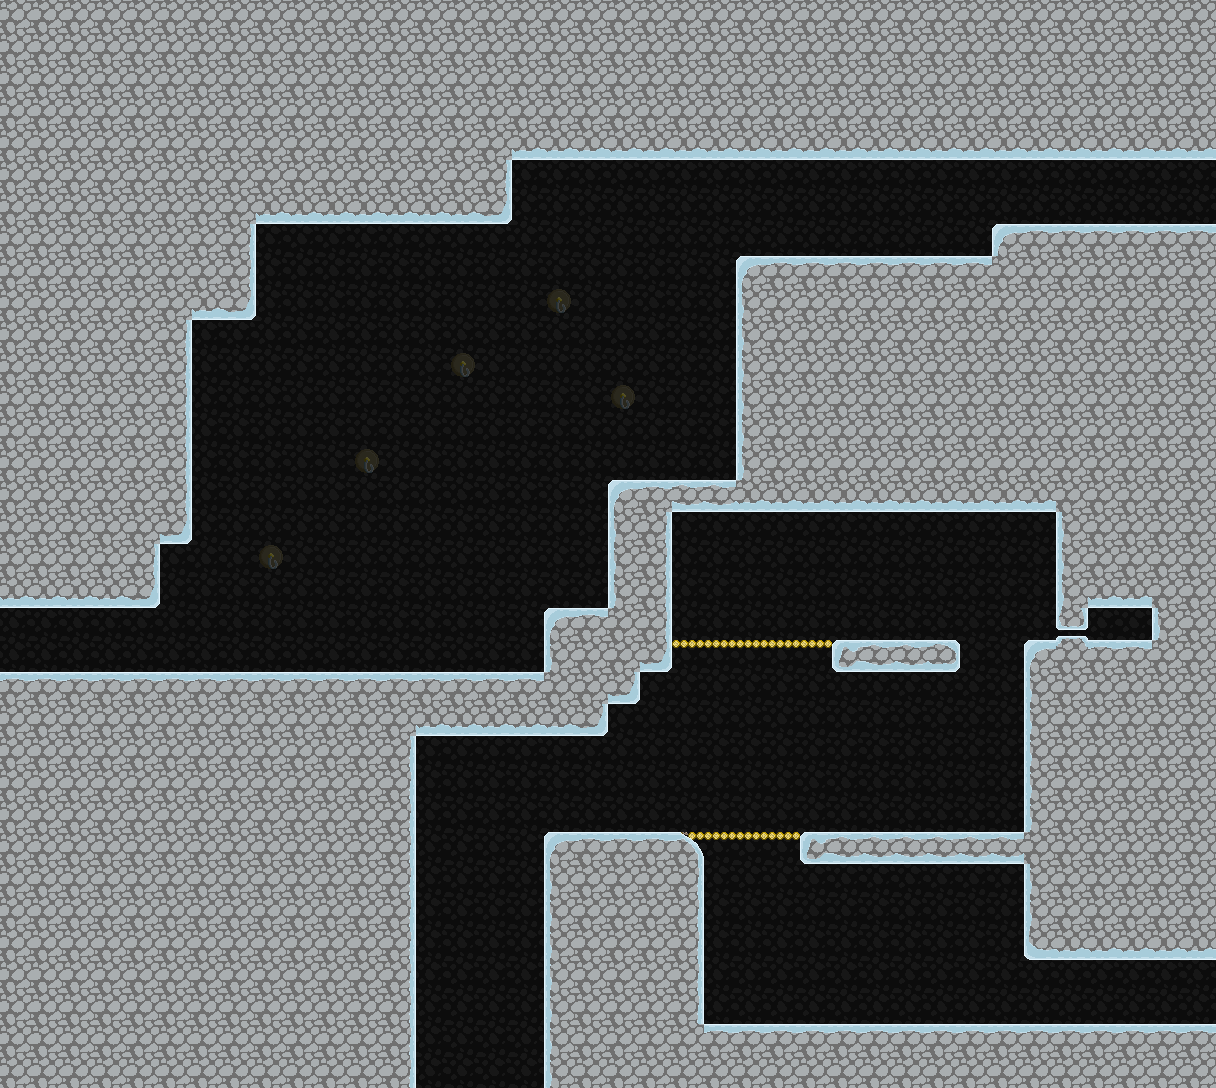

A level layout from a 2D game, rendered from its tile map. Below: a short description, then the map file with its tile-grid data intact:
An orthogonal 38x34 tile map with 32x32 px tiles, 2 tile layers (tilemap, foreground) and 6 objects (4x travelPoint, wallButton, door).

<map version="1.0" orientation="orthogonal" width="38" height="34" tilewidth="32" tileheight="32">
 <tileset firstgid="1" name="tilemap" tilewidth="32" tileheight="32">
  <image source="gfx/tilemap.png" width="192" height="320" />
 </tileset>
 <layer name="tilemap" width="38" height="34" opacity="0.34">
  <data encoding="csv">
9,9,9,9,9,9,9,9,9,9,9,9,9,9,9,9,9,9,9,9,9,9,9,9,9,9,9,9,9,9,9,9,9,9,9,9,9,9,
9,9,9,9,9,9,9,9,9,9,9,9,9,9,9,9,9,9,9,9,9,9,9,9,9,9,9,9,9,9,9,9,9,9,9,9,9,9,
9,9,9,9,9,9,9,9,9,9,9,9,9,9,9,9,9,9,9,9,9,9,9,9,9,9,9,9,9,9,9,9,9,9,9,9,9,9,
9,9,9,9,9,9,9,9,9,9,9,9,9,9,9,9,9,9,9,9,9,9,9,9,9,9,9,9,9,9,9,9,9,9,9,9,9,9,
9,9,9,9,9,9,9,9,9,9,9,9,9,9,9,9,9,9,9,9,9,9,9,9,9,9,9,9,9,9,9,9,9,9,9,9,9,9,
9,9,9,9,9,9,9,9,9,9,9,9,9,9,9,9,9,9,9,9,9,9,9,9,9,9,9,9,9,9,9,9,9,9,9,9,9,9,
9,9,9,9,9,9,9,9,9,9,9,9,9,9,9,9,9,9,9,9,9,9,9,9,9,9,9,9,9,9,9,9,9,9,9,9,9,9,
9,9,9,9,9,9,9,9,9,9,9,9,9,9,9,9,9,9,9,9,9,9,9,9,9,9,9,9,9,9,9,9,9,9,9,9,9,9,
9,9,9,9,9,9,9,9,9,9,9,9,9,9,9,9,9,9,9,9,9,9,9,9,9,9,9,9,9,9,9,9,9,9,9,9,9,9,
9,9,9,9,9,9,9,9,9,9,9,9,9,9,9,9,9,40,9,9,9,9,9,9,9,9,9,9,9,9,9,9,9,9,9,9,9,9,
9,9,9,9,9,9,9,9,9,9,9,9,9,9,9,9,9,9,9,9,9,9,9,9,9,9,9,9,9,9,9,9,9,9,9,9,9,9,
9,9,9,9,9,9,9,9,9,9,9,9,9,9,40,9,9,9,9,9,9,9,9,9,9,9,9,9,9,9,9,9,9,9,9,9,9,9,
9,9,9,9,9,9,9,9,9,9,9,9,9,9,9,9,9,9,9,40,9,9,9,9,9,9,9,9,9,9,9,9,9,9,9,9,9,9,
9,9,9,9,9,9,9,9,9,9,9,9,9,9,9,9,9,9,9,9,9,9,9,9,9,9,9,9,9,9,9,9,9,9,9,9,9,9,
9,9,9,9,9,9,9,9,9,9,9,40,9,9,9,9,9,9,9,9,9,9,9,9,9,9,9,9,9,9,9,9,9,9,9,9,9,9,
9,9,9,9,9,9,9,9,9,9,9,9,9,9,9,9,9,9,9,9,9,9,9,9,9,9,9,9,9,9,9,9,9,9,9,9,9,9,
9,9,9,9,9,9,9,9,9,9,9,9,9,9,9,9,9,9,9,9,9,9,9,9,9,9,9,9,9,9,9,9,9,9,9,9,9,9,
9,9,9,9,9,9,9,9,40,9,9,9,9,9,9,9,9,9,9,9,9,9,9,9,9,9,9,9,9,9,9,9,9,9,9,9,9,9,
9,9,9,9,9,9,9,9,9,9,9,9,9,9,9,9,9,9,9,9,9,9,9,9,9,9,9,9,9,9,9,9,9,9,9,9,9,9,
9,9,9,9,9,9,9,9,9,9,9,9,9,9,9,9,9,9,9,9,9,9,9,9,9,9,9,9,9,9,9,9,9,9,9,9,9,9,
9,9,9,9,9,9,9,9,9,9,9,9,9,9,9,9,9,9,9,9,9,9,9,9,9,9,9,9,9,9,9,9,9,9,9,9,9,9,
9,9,9,9,9,9,9,9,9,9,9,9,9,9,9,9,9,9,9,9,9,9,9,9,9,9,9,9,9,9,9,9,9,9,9,9,9,9,
9,9,9,9,9,9,9,9,9,9,9,9,9,9,9,9,9,9,9,9,9,9,9,9,9,9,9,9,9,9,9,9,9,9,9,9,9,9,
9,9,9,9,9,9,9,9,9,9,9,9,9,9,9,9,9,9,9,9,9,9,9,9,9,9,9,9,9,9,9,9,9,9,9,9,9,9,
9,9,9,9,9,9,9,9,9,9,9,9,9,9,9,9,9,9,9,9,9,9,9,9,9,9,9,9,9,9,9,9,9,9,9,9,9,9,
9,9,9,9,9,9,9,9,9,9,9,9,9,9,9,9,9,9,9,9,9,9,9,9,9,9,9,9,9,9,9,9,9,9,9,9,9,9,
9,9,9,9,9,9,9,9,9,9,9,9,9,9,9,9,9,9,9,9,9,9,9,9,9,9,9,9,9,9,9,9,9,9,9,9,9,9,
9,9,9,9,9,9,9,9,9,9,9,9,9,9,9,9,9,9,9,9,9,9,9,9,9,9,9,9,9,9,9,9,9,9,9,9,9,9,
9,9,9,9,9,9,9,9,9,9,9,9,9,9,9,9,9,9,9,9,9,9,9,9,9,9,9,9,9,9,9,9,9,9,9,9,9,9,
9,9,9,9,9,9,9,9,9,9,9,9,9,9,9,9,9,9,9,9,9,9,9,9,9,9,9,9,9,9,9,9,9,9,9,9,9,9,
9,9,9,9,9,9,9,9,9,9,9,9,9,9,9,9,9,9,9,9,9,9,9,9,9,9,9,9,9,9,9,9,9,9,9,9,9,9,
9,9,9,9,9,9,9,9,9,9,9,9,9,9,9,9,9,9,9,9,9,9,9,9,9,9,9,9,9,9,9,9,9,9,9,9,9,9,
9,9,9,9,9,9,9,9,9,9,9,9,9,9,9,9,9,9,9,9,9,9,9,9,9,9,9,9,9,9,9,9,9,9,9,9,9,9,
9,9,9,9,9,9,9,9,9,9,9,9,9,9,9,9,9,9,9,9,9,9,9,9,9,9,9,9,9,9,9,9,9,9,9,9,9,9
</data>
 </layer>
 <layer name="foreground" width="38" height="34">
  <data encoding="csv">
11,11,11,11,11,11,11,11,11,11,11,11,11,11,11,11,11,11,11,11,11,11,11,11,11,11,11,11,11,11,11,11,11,11,11,11,11,11,
11,11,11,11,11,11,11,11,11,11,11,11,11,11,11,11,11,11,11,11,11,11,11,11,11,11,11,11,11,11,11,11,11,11,11,11,11,11,
11,11,11,11,11,11,11,11,11,11,11,11,11,11,11,11,11,11,11,11,11,11,11,11,11,11,11,11,11,11,11,11,11,11,11,11,11,11,
11,11,11,11,11,11,11,11,11,11,11,11,11,11,11,11,11,11,11,11,11,11,11,11,11,11,11,11,11,11,11,11,11,11,11,11,11,11,
11,11,11,11,11,11,11,11,11,11,11,11,11,11,11,11,17,17,17,17,17,17,17,17,17,17,17,17,17,17,17,17,17,17,17,17,17,17,
11,11,11,11,11,11,11,11,11,11,11,11,11,11,11,12,0,0,0,0,0,0,0,0,0,0,0,0,0,0,0,0,0,0,0,0,0,0,
11,11,11,11,11,11,11,11,17,17,17,17,17,17,17,18,0,0,0,0,0,0,0,0,0,0,0,0,0,0,0,0,0,0,0,0,0,0,
11,11,11,11,11,11,11,12,0,0,0,0,0,0,0,0,0,0,0,0,0,0,0,0,0,0,0,0,0,0,0,4,5,5,5,5,5,5,
11,11,11,11,11,11,11,12,0,0,0,0,0,0,0,0,0,0,0,0,0,0,0,4,5,5,5,5,5,5,5,11,11,11,11,11,11,11,
11,11,11,11,11,11,17,18,0,0,0,0,0,0,0,0,0,0,0,0,0,0,0,10,11,11,11,11,11,11,11,11,11,11,11,11,11,11,
11,11,11,11,11,12,0,0,0,0,0,0,0,0,0,0,0,0,0,0,0,0,0,10,11,11,11,11,11,11,11,11,11,11,11,11,11,11,
11,11,11,11,11,12,0,0,0,0,0,0,0,0,0,0,0,0,0,0,0,0,0,10,11,11,11,11,11,11,11,11,11,11,11,11,11,11,
11,11,11,11,11,12,0,0,0,0,0,0,0,0,0,0,0,0,0,0,0,0,0,10,11,11,11,11,11,11,11,11,11,11,11,11,11,11,
11,11,11,11,11,12,0,0,0,0,0,0,0,0,0,0,0,0,0,0,0,0,0,10,11,11,11,11,11,11,11,11,11,11,11,11,11,11,
11,11,11,11,11,12,0,0,0,0,0,0,0,0,0,0,0,0,0,0,0,0,0,10,11,11,11,11,11,11,11,11,11,11,11,11,11,11,
11,11,11,11,11,12,0,0,0,0,0,0,0,0,0,0,0,0,0,4,5,13,13,17,17,17,17,17,17,17,17,17,17,11,11,11,11,11,
11,11,11,11,11,18,0,0,0,0,0,0,0,0,0,0,0,0,0,10,12,0,0,0,0,0,0,0,0,0,0,0,0,10,11,11,11,11,
11,11,11,11,12,0,0,0,0,0,0,0,0,0,0,0,0,0,0,10,12,0,0,0,0,0,0,0,0,0,0,0,0,10,11,11,11,11,
17,17,17,17,18,0,0,0,0,0,0,0,0,0,0,0,0,0,0,10,12,0,0,0,0,0,0,0,0,0,0,0,0,10,17,17,11,11,
0,0,0,0,0,0,0,0,0,0,0,0,0,0,0,0,0,4,5,11,12,0,0,0,0,0,0,0,0,0,0,0,0,8,0,0,10,11,
0,0,0,0,0,0,0,0,0,0,0,0,0,0,0,0,0,10,11,11,18,50,50,50,50,50,19,13,13,21,0,0,4,14,5,5,11,11,
5,5,5,5,5,5,5,5,5,5,5,5,5,5,5,5,5,11,11,18,0,0,0,0,0,0,0,0,0,0,0,0,10,11,11,11,11,11,
11,11,11,11,11,11,11,11,11,11,11,11,11,17,17,17,17,17,18,0,0,0,0,0,0,0,0,0,0,0,0,0,10,11,11,11,11,11,
11,11,11,11,11,11,11,11,11,11,11,11,12,0,0,0,0,0,0,0,0,0,0,0,0,0,0,0,0,0,0,0,10,11,11,11,11,11,
11,11,11,11,11,11,11,11,11,11,11,11,12,0,0,0,0,0,0,0,0,0,0,0,0,0,0,0,0,0,0,0,10,11,11,11,11,11,
11,11,11,11,11,11,11,11,11,11,11,11,12,0,0,0,0,0,0,0,0,0,0,0,0,0,0,0,0,0,0,0,10,11,11,11,11,11,
11,11,11,11,11,11,11,11,11,11,11,11,12,0,0,0,0,4,5,5,5,49,50,50,50,19,13,13,13,13,13,13,11,11,11,11,11,11,
11,11,11,11,11,11,11,11,11,11,11,11,12,0,0,0,0,10,11,11,11,12,0,0,0,0,0,0,0,0,0,0,10,11,11,11,11,11,
11,11,11,11,11,11,11,11,11,11,11,11,12,0,0,0,0,10,11,11,11,12,0,0,0,0,0,0,0,0,0,0,10,11,11,11,11,11,
11,11,11,11,11,11,11,11,11,11,11,11,12,0,0,0,0,10,11,11,11,12,0,0,0,0,0,0,0,0,0,0,16,17,17,17,17,17,
11,11,11,11,11,11,11,11,11,11,11,11,12,0,0,0,0,10,11,11,11,12,0,0,0,0,0,0,0,0,0,0,0,0,0,0,0,0,
11,11,11,11,11,11,11,11,11,11,11,11,12,0,0,0,0,10,11,11,11,12,0,0,0,0,0,0,0,0,0,0,0,0,0,0,0,0,
11,11,11,11,11,11,11,11,11,11,11,11,12,0,0,0,0,10,11,11,11,11,5,5,5,5,5,5,5,5,5,5,5,5,5,5,5,5,
11,11,11,11,11,11,11,11,11,11,11,11,12,0,0,0,0,10,11,11,11,11,11,11,11,11,11,11,11,11,11,11,11,11,11,11,11,11
</data>
 </layer>
 <objectgroup name="objects" width="38" height="34">
  <object name="room4-4to0-2" type="travelPoint" x="0" y="608" width="32" height="64">
   <properties>
    <property name="map" value="room0-2" />
    <property name="target" value="room0-2to4-4" />
   </properties>
  </object>
  <object name="room4-4to0-6" type="travelPoint" x="1184" y="160" width="32" height="64">
   <properties>
    <property name="map" value="room0-6" />
    <property name="target" value="room0-6to4-4" />
   </properties>
  </object>
  <object name="room4-4to5-2" type="travelPoint" x="1184" y="960" width="32" height="64">
   <properties>
    <property name="map" value="room5-2" />
    <property name="target" value="room5-2to4-4" />
   </properties>
  </object>
  <object name="room4-4WallButtonOne" type="wallButton" x="1120" y="608" width="32" height="32">
   <properties>
    <property name="door" value="room4-4DoorOne" />
    <property name="left" value="true" />
   </properties>
  </object>
  <object name="room4-4DoorOne" type="door" x="960" y="640" width="64" height="32" />
  <object name="room4-4to5-1" type="travelPoint" x="416" y="1056" width="128" height="32">
   <properties>
    <property name="map" value="room5-1" />
    <property name="target" value="room5-1to4-4" />
   </properties>
  </object>
 </objectgroup>
</map>
